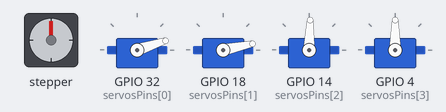
Recording of a sketch running on a simulated ESP32. Shown: stepper motor, 4 × servo. Wiring (inferred from the names in the program): stepper motor driver (200 steps per turn assumed): step GPIO 25; direction GPIO 26. What the sketch prints to the serial monitor is not drawn.

Above: at 0.15 s.
At 5.6 s:
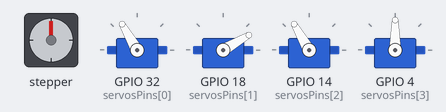
At 10.3 s:
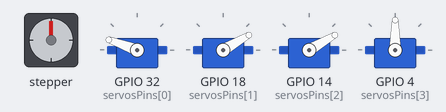
At 20.2 s:
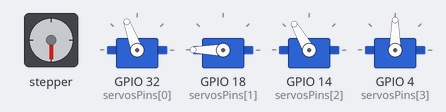
At 29.6 s:
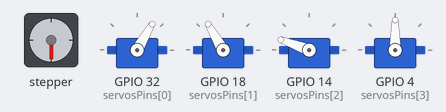
At 38.9 s:
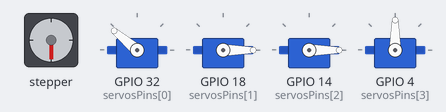
Timing chart, 0 to 40.0 s (numbered marks = the images above):
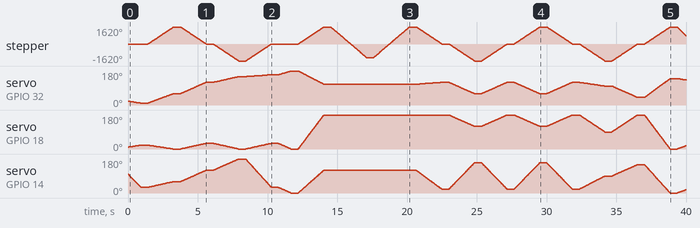

The sketch:

roboarm_stepermotor-control.ino
```cpp
#include<math.h>
#include <Servo.h>
static const int servosPins[4] = {32 , 18 , 14, 4};
#define dirPin 26
#define stepPin 25
Servo servos[4];
float m1 = 20;
float m2 = 10;
float m3 = 100;
float m4 = 0;
void setup()
{

  pinMode(stepPin, OUTPUT);
  pinMode(dirPin, OUTPUT);
  Serial.begin(115200);

  for (int i = 0; i < 4; ++i)
  {
    if (!servos[i].attach(servosPins[i]))
    {
      Serial.print("Servo ");
      Serial.print(i);
      Serial.println("attach error");
    }
  }
}

void loop()
{
   Anglevalue1();
//   Anglevalue2();
}

//------------------------------Anglevalue function->1 ------------------------------------------
void Anglevalue1()
{
//  ArmMovement(90, 90, 90,0);
//  ArmMovement(90, 0, 90,0);
  ArmMovement(10, 20, 30,0);
  ArmMovement(60, 0, 60,90);
  ArmMovement(120, 30, 120,0);
  ArmMovement(150, 0, 180,-90);
  ArmMovement(160, 30, 30,0);
  ArmMovement(180, 0, 0,0);
  ArmMovement(110, 180, 120, 90);
  ArmMovement(110, 180, 120, -90);
  ArmMovement(110, 180, 120, 90);
  ArmMovement(120, 180, 20,0);
  ArmMovement(60, 120, 160,-90);
  ArmMovement(120, 180, 20,0);
  ArmMovement(60, 120, 160,90);
  ArmMovement(120, 180, 20,0);
  ArmMovement(100, 90, 90,-90);
  ArmMovement(40, 180, 150,0);
  ArmMovement(140, 0, 0,90);
  ArmMovement(100, 90, 90,-180);
  ArmMovement(100, 90, 90,180);
  ArmMovement(40, 180, 150,0);
  ArmMovement(140, 0, 0,-90);
  ArmMovement(100, 90, 90,0);
  ArmMovement(40, 180, 150,90);
  ArmMovement(140, 0, 0,0);
  ArmMovement(100, 90, 90,-90);
  ArmMovement(40, 20, 100,0);
}

//------------------------------Anglevalue function->2 ------------------------------------------
void Anglevalue2()
{
  ArmMovement(90, 90, 90,0);
  ArmMovement(180, 90, 90,0);
  ArmMovement(170, 80, 100,80);
  ArmMovement(160, 70, 110,-80);
  ArmMovement(150, 60, 120,80);
  ArmMovement(140, 50, 130,-80);
  ArmMovement(130, 40, 140,80);
  ArmMovement(120, 30, 150,-80);
  ArmMovement(110, 20, 160,80);
  ArmMovement(100, 10, 170,-80);
  ArmMovement(90, 0, 180,0);

  ArmMovement(80, 180, 0,80);
  ArmMovement(70, 170, 10,-80);
  ArmMovement(60, 160, 20,80);
  ArmMovement(50, 150, 30,-80);
  ArmMovement(30, 140, 40,80);
  ArmMovement(20, 130, 50,-80);
  ArmMovement(10, 120, 60,80);
  ArmMovement(0, 110, 70,-80);
}

//--------------------------ArmMovement function --------------------------------------------------

void ArmMovement(int theta1, int theta2, int theta3, int theta4)
{
  float f1 = theta1;
  float f2 = theta2;
  float f3 = theta3;
  float f4 = theta4;
  // float d1 = (f1-m1)/(f2-m1), d2 = (f2-m2)/(f2-m1), d3 = (f3-m3)/(f2-m1);
  int f = 200;
  int m = 20;  // f will be maximum value of all Angle, and x will we smallest Angle of all angle
  float d1 = (f1 - m1) / (f - m);
  float d2 = (f2 - m2) / (f - m);
  float d3 = (f3 - m3) / (f - m);
  float d4 = (f4 - m4) / (f - m);
  float UpdateStepperAngle = d4;
  d4 = d4 * 8.888;
  int rotation = round(d4);
  Serial.print(d1);
  Serial.print(",");
  Serial.print(d2);
  Serial.print(",");
  Serial.print(d3);
  Serial.print(",");
  Serial.print(d4);
  Serial.println();
  float ang1 = m1;
  float ang2 = m2;
  float ang3 = m3;
  float ang4 = m4;
  for (int i = m; i < f; i ++)
  {
    ang1 = ang1 + d1;
    ang2 = ang2 + d2;
    ang3 = ang3 + d3;
    ang4 = ang4 + UpdateStepperAngle;
    Serial.print(round(ang1));
    Serial.print(",");
    Serial.print(round(ang2));
    Serial.print(",");
    Serial.print(round(ang3));
    Serial.print(",");
    Serial.print(round(ang4));
    Serial.println("");
    servos[0].write(round(ang1));
    servos[1].write(round(ang2));
    servos[2].write(round(ang3));


    if (d4 >= 0)
    {
      digitalWrite(dirPin, HIGH);
      for (int j = 0; j < d4; j++)
      {
        digitalWrite(stepPin, HIGH);
        delayMicroseconds(500);
        digitalWrite(stepPin, LOW);
        delayMicroseconds(500);
      }
    }
    if (d4 < 0)
    {
      digitalWrite(dirPin, LOW);
      for (int j = 0; j > d4; j--)
      {
        digitalWrite(stepPin, HIGH);
        delayMicroseconds(500);
        digitalWrite(stepPin, LOW);
        delayMicroseconds(500);
      }
    }

    delay(5);
  }
  m1 = round(ang1);
  m2 = round(ang2);
  m3 = round(ang3);
  m4 = round(ang4);
  delay(500);
}
```
